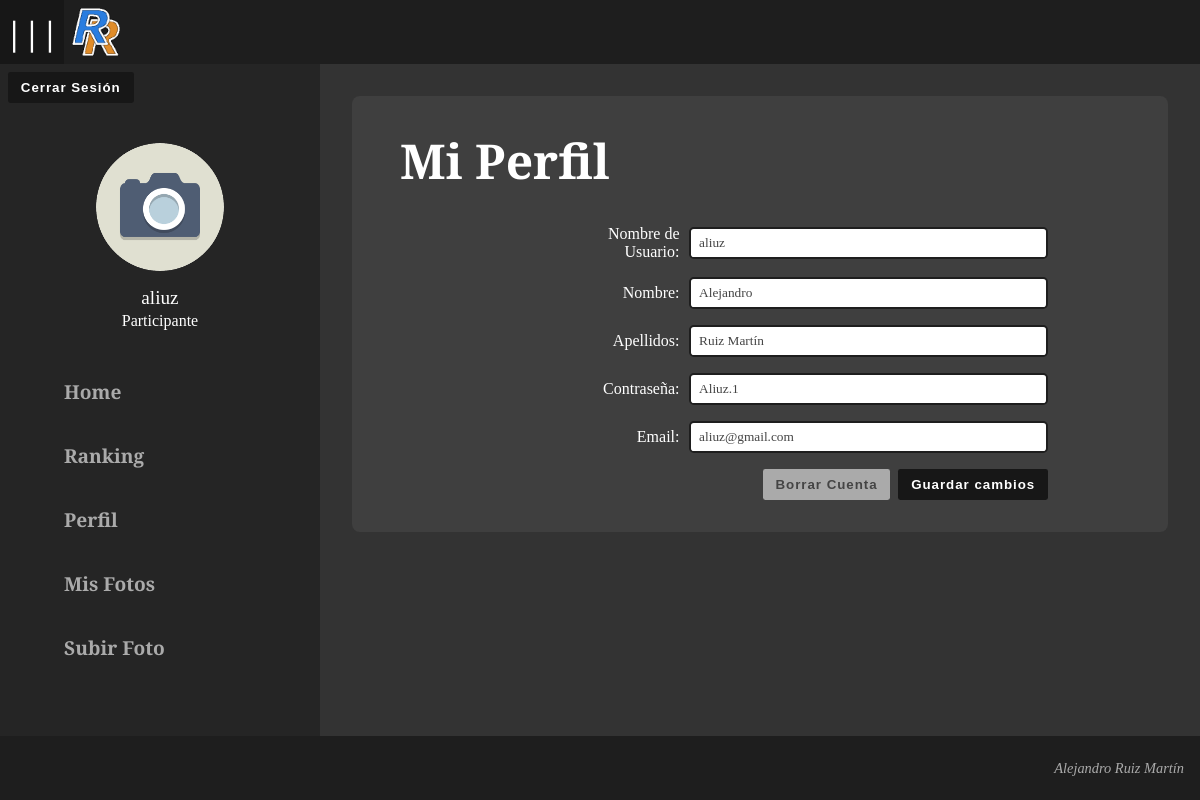
Screenshot of /index.php?id=3 (signed in) with the database file from the repository.
### tables this page shows
CREATE TABLE `participantes` (
  `id` int(11) NOT NULL,
  `usuario` varchar(30) DEFAULT NULL,
  `password` varchar(50) DEFAULT NULL,
  `nombre` varchar(50) DEFAULT NULL,
  `apellidos` varchar(150) DEFAULT NULL,
  `email` varchar(320) DEFAULT NULL,
  `fecha_creacion` date DEFAULT NULL,
  `baja` tinyint(1) DEFAULT 0,
  `ultima_actualizacion` datetime DEFAULT NULL,
  `ultimo_usuario` varchar(30) DEFAULT NULL
);

### functions/ddbb.php (called while the page is built)
<?php
    $sql = array(
        "db" => array(
            "host" => "localhost",
            "user" => "root",
            "pass" => "",
            "db" => "rally_ranking"
        )
    );
?>

### functions/functions.php (called while the page is built, shortened)
<?php
    require_once("mydb.php");
    require_once("ddbb.php");
    function GetUser(string $usuario) {
        global $sql;
        $mydb = new mydb($sql["db"]);
        $mydb -> querySetter("SELECT * FROM `participantes` WHERE `usuario` COLLATE utf8mb4_bin = '$usuario'");
        try {
            $user = $mydb -> fastQuery();
        } catch(mysqli_sql_exception) {
            $user -> id = 0;
        }
        return($user);
    }
?>

### functions/mydb.php (called while the page is built, shortened)
<?php
    class mydb {
        private ?mysqli $mysqli;
        private ?string $query;
        public function __construct(?array $db = null) {
            $this -> mysqli = new mysqli($db["host"], $db["user"], $db["pass"], $db["db"]) ?? $db;
            $this -> query = '';
        }
        public function querySetter(string $newQuery) {
            $this -> query = $newQuery;
        }
        public function fastQuery() {
            try {
                $this -> result =  $this -> mysqli -> query($this -> query);
                $this -> row = $this -> result -> fetch_object();
                return $this -> row;
            } catch (mysqli_error) {
                echo "<script defer>alert(\"Error al interactuar con la base de datos. Datos:\n\n";
                echo $this -> testVars();
                echo "\");</script>";
            }
        }
        public function __destruct() {
            $this -> mysqli -> kill($this -> mysqli -> thread_id);
        }
    }
?>

### main/profile.php (the view, shortened to what this page needs)
<?php
if (isset($_SESSION['rol'])) {
    if ($_SESSION['rol'] == "Participante"){
        $user_data = GetUser($_SESSION['usuario']);
    } elseif ($_SESSION['rol'] == "Administrador") {
        $user_data = GetUser(GetUserName($_POST['id']));
    }
?>
<div class="card">
    <div class="card-head">
        <span>
            <?php
                if ($_SESSION['rol'] == 'Participante') {
                    echo "Mi Perfil";
                } elseif ($_SESSION['rol'] == 'Administrador') {
                    echo "Perfil de " . $user_data -> nombre . "&nbsp;" . $user_data -> apellidos;
                }
            ?>
        </span>
    </div>
    <div class="card-body">
        <div class="full-body-form max-40-rem">
            <form id="profile-form" method="post">
                <div class="label-input-row-1">
                    <label for="usuario">Nombre&nbsp;de Usuario:</label>
                    <input id="usuario" name="usuario" type="text" maxlength="30" value="<?php echo $user_data->usuario;?>" />
                </div>
                <div class="label-input-row-1">
                    <label for="nombre">Nombre:</label>
                    <input id="nombre" name="nombre" type="text" maxlength="50" value="<?php echo $user_data->nombre;?>" />
                </div>
                <div class="label-input-row-1">
                    <label for="apellidos">Apellidos:</label>
                    <input id="apellidos" name="apellidos" type="text" maxlength="150" value="<?php echo $user_data->apellidos;?>" />
                </div>
                <div class="label-input-row-1">
                    <label for="password">Contraseña:</label>
                    <input id="password" name="password" type="text" maxlength="50" value="<?php echo $user_data->password;?>" />
                </div>
                <div class="label-input-row-1">
                    <label for="email">Email:</label>
                    <input id="email" name="email" type="text" maxlength="320" value="<?php echo $user_data->email;?>" />
                </div>
                <div class="d-flex justify-content-end column-gap-5">
                    <?php if ($_SESSION['rol'] == "Participante"){ ?>
                    <button class="delete-button">Borrar Cuenta</button>
                    <?php } ?>
                    <button type="submit">Guardar cambios</button>
                </div>
            </form>
        </div>
    </div>
</div>
<?php
} else {
    header("Location:index.php?id=".GetScreenIndex("home"));
}
?>

### styles/styles.css (style rules this page uses)
body { display: flex; flex-direction: column; background-color: var(--color-2); }
.card { width: 100%; height: fit-content; margin: 2rem; padding: 2rem 3rem; background-color: var(--color-1); border-radius: 0.5rem; }
.card-head { margin-bottom: 2rem; }
.card-head span { display: block; font-size: 3rem; font-weight: 600; }
.label-input-row-1 { display: flex; align-items: center; column-gap: 0.6rem; margin-top: 0.5rem; margin-bottom: 1rem; }
.label-input-row-1 label { width: 25%; min-width: 5rem; }
.label-input-row-1 input { width: 75%; }
.full-body-form { margin-right: 10%; margin-left: 10rem; }

### styles/rwd.css (style rules this page uses)
.d-flex { display: flex; }
.justify-content-end { justify-content: end; }
.column-gap-5 { column-gap: 0.5rem; }
.max-40-rem { max-width: 40rem; }

### styles/palette-dark.css (style rules this page uses)
* { --color-1: #3f3f3f; --color-2: #333333; --color-3: #2c2c2c; --color-4: #252525; --color-5: #1e1e1e; --color-6: #171717; --color-7: #101010; --color-8: #090909; color: #fff; }
input, select, textarea { color: #444; }
.card { background-color: var(--color-1); }
body { background-color: var(--color-2); }

### rows the page displays
participantes: nombre "Alejandro", apellidos "Ruiz Martín", password "Aliuz.1", email "aliuz@gmail.com"

### other values shown
$_SESSION['usuario'] "aliuz"
$_SESSION['rol'] "Participante"
